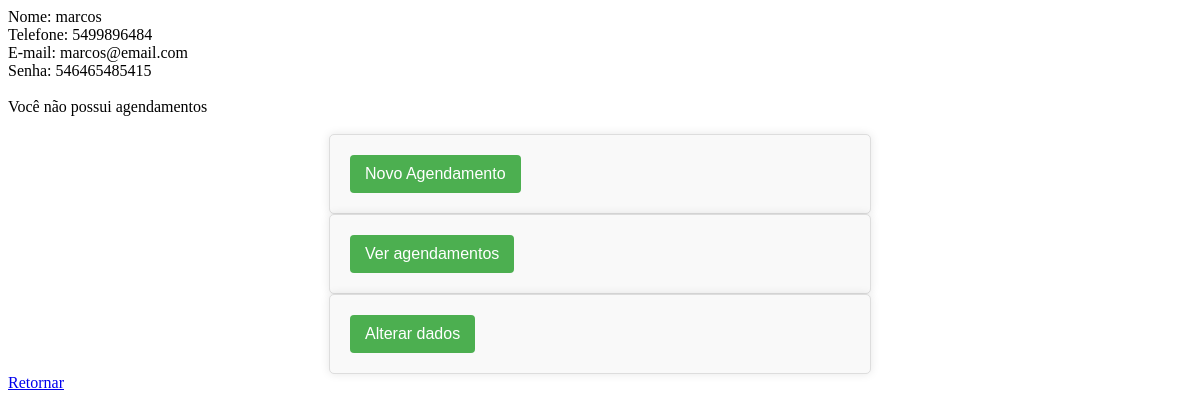
Page /verificar.php?id_cliente=4 on the committed database.
### tables this page shows
CREATE TABLE `clientes` (
  `id_cliente` int(11) NOT NULL,
  `nome` varchar(100) DEFAULT NULL,
  `telefone` varchar(100) DEFAULT NULL,
  `email` varchar(100) DEFAULT NULL,
  `senha` varchar(100) DEFAULT NULL
);

### cadastro.class.php (called while the page is built, shortened)
<?php
class Cadastro {
    public function selectClienteId($id_cliente){
        $database = new Conexao();
        $db = $database->getConnection();
        $sql = "SELECT * FROM clientes WHERE id_cliente=:id_cliente";
        try{
            $stmt = $db->prepare($sql);
            $stmt->bindParam(':id_cliente',$id_cliente);
            $stmt->execute();
            $result = $stmt->fetchAll(PDO::FETCH_ASSOC);
            return $result;
        }catch(PDOException $e){
            echo 'Erro ao listar cliente: ' . $e->getMessage();
            $result = [];
            return $result;
        }
    }
}

### verificar.php (the view, shortened to what this page needs)
<!DOCTYPE html>
<html lang="en">
<head>
    <link rel="stylesheet" href="css/style.css">
</head>
<body>
    <?php
        include "cadastro.class.php";
        $c = new Cadastro();
        if(isset($_POST['email']) && isset($_POST['senha'])){
            $email = $_POST['email'];
            $senha = $_POST['senha'];
            $cliente = $c->selectCliente($email, $senha);
        } else {
            $id_cliente = $_GET['id_cliente'];
            $cliente = $c->selectClienteId($id_cliente);
        }
        if(empty($cliente)){
            echo "E-mail ou senha invalidos";
            ?>
            <br>
            <a href="login.php">Retornar</a><br>
            <?php
        } else {
            foreach($cliente as $cl) {
                echo "Nome: " . $cl['nome'] . "<br>" .
                "Telefone: " . $cl['telefone'] . "<br>" .
                "E-mail: " . $cl['email'] . "<br>" .
                "Senha: " . $cl['senha'] . "<br>";
            }
            $id = $cliente[0]['id_cliente'];
            $horario=$c->selectAgendamento($id);
            if(empty($horario)){
                echo "<br>"."Você não possui agendamentos"."<br>";
            }
    ?>
    <br>
    <form action="agendamento.php" method="post">
        <input type="submit" value="Novo Agendamento">
        <br>
    </form>
    <form action="historico.php" method="post">
        <input type="submit" value="Ver agendamentos">
        <br>
    </form>
    <form action="alterar.php" method="post">
        <input type="submit" value="Alterar dados">
        <br>
    </form>
    <a href="login.php">Retornar</a><br>
<?php } ?>
</body>
</html>

### style.css (style rules this page uses)
form { max-width: 500px; margin: 0 auto; padding: 20px; background-color: #f9f9f9; border: 1px solid #ddd; border-radius: 5px; box-shadow: 0 0 10px rgba(0, 0, 0, 0.1); }
form input[type="submit"], form button { background-color: #4CAF50; color: white; padding: 10px 15px; border: none; border-radius: 4px; cursor: pointer; font-size: 16px; }

### rows in the picture
clientes: nome "marcos", telefone "5499896484", email "marcos@email.com", senha "546465485415"
